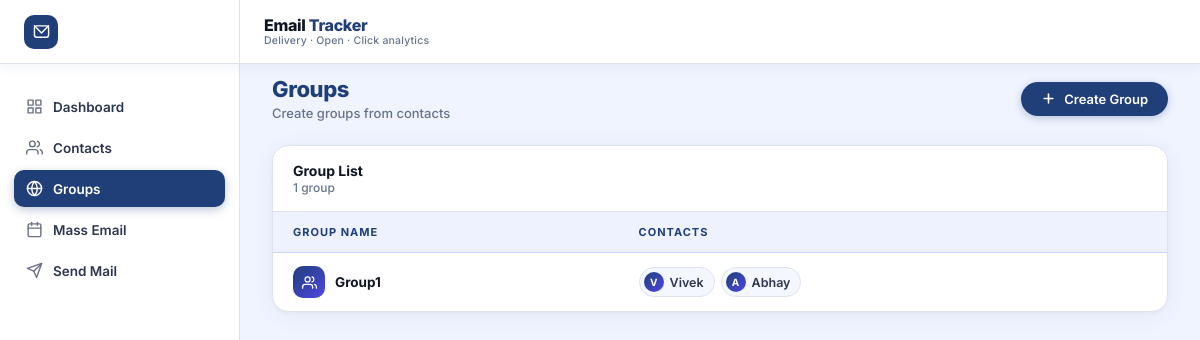
Page /groups/ on the earlier database version.
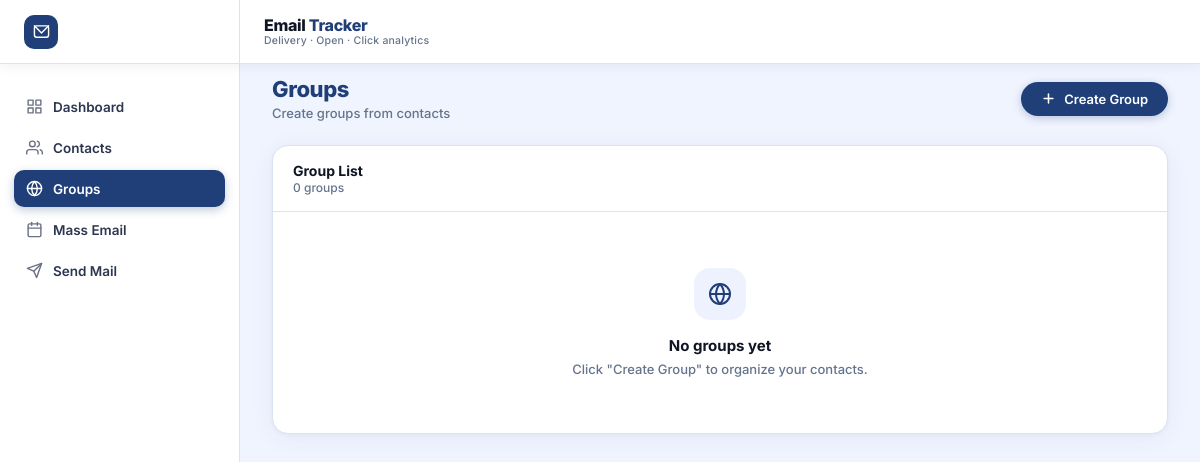
Same page on the later database version.
### tracker/models.py (models this page shows, shortened)
class Group(models.Model):
    name = models.CharField(max_length=200)
    contacts = models.ManyToManyField(Contact)
    created_at = models.DateTimeField(auto_now_add=True)

class Contact(models.Model):
    name = models.CharField(max_length=200)
    email = models.EmailField(unique=True)
    created_at = models.DateTimeField(auto_now_add=True)

### tracker/views.py (the view)
# urls.py: path("groups/", views.groups_page, name="groups"),
def groups_page(request):
    groups = Group.objects.all()
    contacts = Contact.objects.all()
    if request.method == "POST":
        name = request.POST.get("name")
        contact_ids = request.POST.getlist("contacts")
        group = Group.objects.create(name=name)
        group.contacts.set(contact_ids)
        return redirect("groups")
    return render(request, "groups.html", {"groups": groups, "contacts": contacts})

### tracker/templates/groups.html (shortened to what this page needs)
{% extends 'base.html' %}
{% block nav_groups %}active{% endblock %}
{% block content %}
    <div class="page-header">
        <div>
            <div class="page-title"><span>Groups</span></div>
            <div class="page-subtitle">Create groups from contacts</div>
        </div>
        <button class="btn-primary" id="openModalBtn">
            <svg viewBox="0 0 24 24" fill="none" stroke="currentColor" stroke-width="2.5"
                 stroke-linecap="round" stroke-linejoin="round">
                <line x1="12" y1="5" x2="12" y2="19"/><line x1="5" y1="12" x2="19" y2="12"/>
            </svg>
            Create Group
        </button>
    </div>
    <div class="table-wrap">
        <div class="table-toolbar">
            <div>
                <div class="table-title">Group List</div>
                <div class="table-count">{{ groups|length }} group{{ groups|length|pluralize }}</div>
            </div>
        </div>
        <div class="table-scroll">
            {% if groups %}
            <table>
                <thead>
                    <tr>
                        <th>Group Name</th>
                        <th>Contacts</th>
                    </tr>
                </thead>
                <tbody>
                    {% for group in groups %}
                    <tr>
                        <td>
                            <div class="group-name-cell">
                                <div class="group-avatar">
                                    <svg viewBox="0 0 24 24" fill="none" stroke="currentColor" stroke-width="2"
                                         stroke-linecap="round" stroke-linejoin="round">
                                        <path d="M17 21v-2a4 4 0 0 0-4-4H5a4 4 0 0 0-4 4v2"/>
                                        <circle cx="9" cy="7" r="4"/>
                                        <path d="M23 21v-2a4 4 0 0 0-3-3.87"/>
                                        <path d="M16 3.13a4 4 0 0 1 0 7.75"/>
                                    </svg>
                                </div>
                                <span class="group-label">{{ group.name }}</span>
                            </div>
                        </td>
                        <td>
                            <div class="contact-names-cell">
                                {% for contact in group.contacts.all %}
                                    <span class="contact-name-tag">
                                        <span class="contact-name-initial">{{ contact.name|first|upper }}</span>
                                        {{ contact.name }}
                                    </span>
                                {% empty %}
                                    <span class="no-members">No contacts</span>
                                {% endfor %}
                            </div>
                        </td>
                    </tr>
                    {% endfor %}
                </tbody>
            </table>
            {% else %}
            <div class="empty-state">
                <div class="empty-icon">
                    <svg viewBox="0 0 24 24" fill="none" stroke="currentColor" stroke-width="2"
                         stroke-linecap="round" stroke-linejoin="round">
                        <circle cx="12" cy="12" r="10"/>
                        <line x1="2" y1="12" x2="22" y2="12"/>
                        <path d="M12 2a15.3 15.3 0 0 1 4 10 15.3 15.3 0 0 1-4 10 15.3 15.3 0 0 1-4-10 15.3 15.3 0 0 1 4-10z"/>
                    </svg>
                </div>
                <div class="empty-title">No groups yet</div>
                <div class="empty-sub">Click "Create Group" to organize your contacts.</div>
            </div>
            {% endif %}
        </div>
    </div>
{% endblock %}

Differences in the rows shown:
removed Group: name "Group1"
removed Contact: name|first "V", name "Vivek"
removed Contact: name|first "A", name "Abhay"
Other differences:
{{ groups|length }}: "1" → "0"
text no longer shown: "GROUP NAME CONTACTS"
text now shown: "No groups yet Click \"Create Group\" to organize your contacts."
